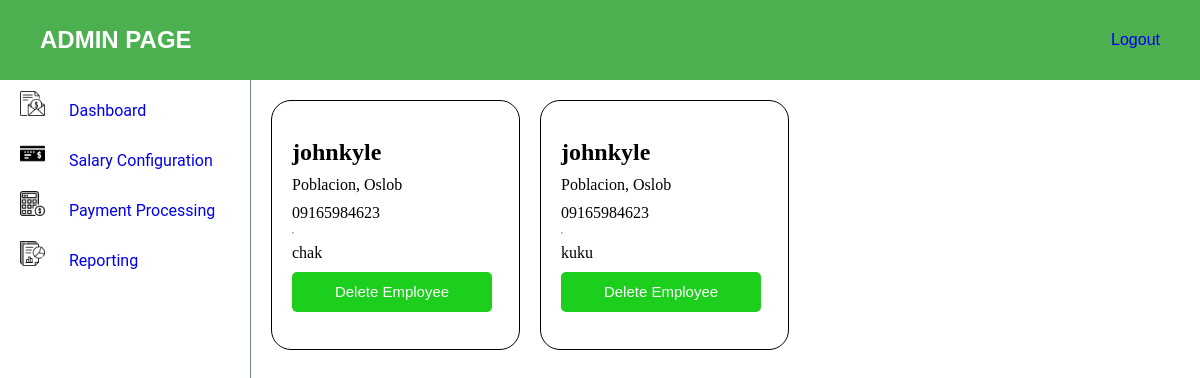
/admin-dashboard, run on an earlier commit of the app's database.
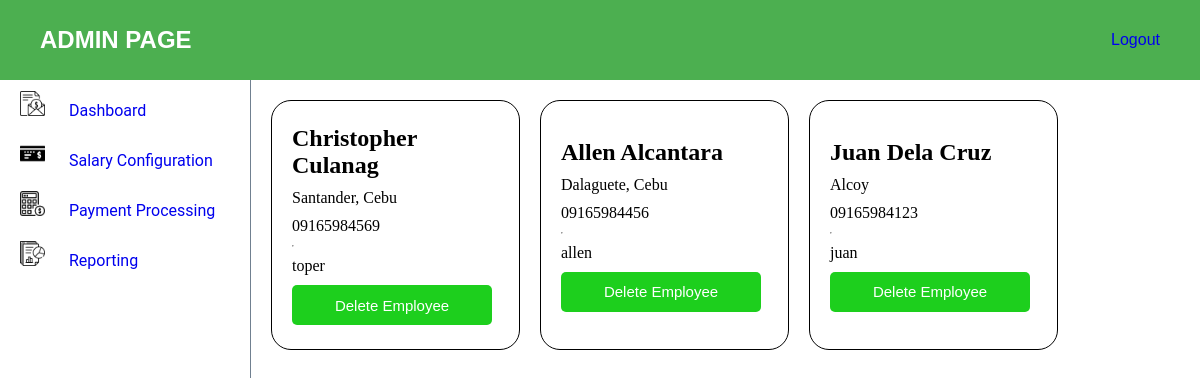
And on a later commit of the database.
### myapp/models.py (models this page shows, shortened)
class Employee(AbstractUser):
    name = models.CharField(max_length=255)
    email = models.EmailField()
    contact = models.CharField(max_length=15)
    address = models.TextField()
    username = models.CharField(max_length=255, unique=True)
    password = models.CharField(max_length=128)
    groups = models.ManyToManyField('auth.Group', related_name='employee_groups', blank=True)
    user_permissions = models.ManyToManyField('auth.Permission', related_name='employee_permissions', blank=True)

### myapp/views.py (the view)
# urls.py: path("admin-dashboard", views.admin_view, name="admin_view"),
def admin_view(request):
    employees = Employee.objects.all()
    return render(request, 'admin-view/admin.html', {
        'employees' : employees
    })

### myapp/templates/admin-view/admin.html (shortened to what this page needs)
{% load static %}
<!DOCTYPE html>
<html lang="en">
<head>
    <link rel="stylesheet" href="{% static 'css/navbar.css' %}">
    <link rel="stylesheet" href="{% static 'css/dashboard.css' %}">
    <link rel="stylesheet" href="{% static 'css/admin.css' %}">
    <link rel="stylesheet" href="{% static 'css/admin-dashboard.css' %}">
</head>
<body>
    <div class="admin-header">
        <h2>ADMIN PAGE</h2>
        <a href="{% url 'user_login' %}">Logout</a>
    </div>
    <div class="page-content">
        <aside class="aside-content">
            <ul class="aside-nav">
                <li class="aside-nav-items"><a href="{% url 'admin_view' %}">
                    <img class="sidenav-logo" src="{% static 'images/salary.png' %}" alt="logo">
                    Dashboard
                </a></li>
                <li class="aside-nav-items"><a href="{% url 'salary_config' %}">
                    <img class="sidenav-logo" src="{% static 'images/bank-check.png' %}" alt="logo">
                    Salary Configuration
                </a></li>
                <li class="aside-nav-items"><a href="{% url 'payment_proc' %}">
                    <img class="sidenav-logo" src="{% static 'images/calculator.png' %}" alt="logo">
                    Payment Processing
                </a></li>
                <li class="aside-nav-items"><a href="{% url 'reporting' %}">
                    <img class="sidenav-logo" src="{% static 'images/report.png' %}" alt="logo">
                    Reporting
                </a></li>
            </ul>
        </aside>
        <section class="admin-content">
            <div class="card-container">
                {% for employee in employees %}
                    <div class="card-content">
                        <h1>{{ employee.name }}</h1>
                        <p>{{ employee.address }}</p>
                        <p>{{ employee.contact }}</p>
                        <hr>
                        <p>{{ employee.username }}</p>
                        <a href="{% url 'delete_employee' username=employee.username %}"><button>Delete Employee</button></a>
                    </div>
                {% endfor %}
            </div>
        </section>
    </div>
</body>
</html>

### myapp/static/css/navbar.css (style rules this page uses)
* { box-sizing: border-box; padding: 0; margin: 0; }
.page-content { height: calc(100vh - 160px); width: 100vw; display: flex; flex-direction: row; }
.aside-content { height: calc(100vh - 80px); width: 250px; }
.aside-nav { display: flex; flex-direction: column; }
.aside-nav-items { list-style-type: none; width: 250px; height: 50px; display: flex; justify-content: flex-start; align-items: center; font-family: 'Roboto', sans-serif; color: black; align-self: flex-start; margin-left: 20px; }
.sidenav-logo { height: 25px; width: 25px; margin-right: 20px; }
a { text-decoration: none; }

### myapp/static/css/admin.css (style rules this page uses)
* { box-sizing: border-box; padding: 0; margin: 0; }
.admin-header { height: 80px; width: 100vw; background-color: #4CAF50; display: flex; justify-content: space-between; align-items: center; padding: 0 40px 0 40px; font-family: 'Popppins', sans-serif; color: white; }
.admin-content { height: calc(100vh - 80px); width: calc(100vw - 250px); border-left: solid 1px; border-color: slategray; overflow-y: auto; scrollbar-width: thin; scrollbar-color: #ccc #f0f0f0; }

### myapp/static/css/admin-dashboard.css (style rules this page uses)
* { box-sizing: border-box; margin: 0; padding: 0; }
.card-container { display: flex; flex-wrap: wrap; padding: 20px; gap: 20px; }
.card-content { height: 250px; width: 249px; border: solid black 1px; border-radius: 20px; display: flex; flex-direction: column; justify-content: center; align-items: flex-start; padding: 20px; gap: 10px; }
.card-content button { height: 40px; width: 200px; background-color: rgb(29, 207, 29); border-radius: 5px; color: white; border: none; cursor: pointer; font-size: 15px; }

What changed in the data, as far as the page shows it:
removed Employee: name "johnkyle", address "Poblacion, Oslob", contact "09165984623", username "chak"
removed Employee: name "johnkyle", address "Poblacion, Oslob", contact "09165984623", username "kuku"
added Employee: name "Christopher Culanag", address "Santander, Cebu", contact "09165984569", username "toper"
added Employee: name "Allen Alcantara", address "Dalaguete, Cebu", contact "09165984456", username "allen"
added Employee: name "Juan Dela Cruz", address "Alcoy", contact "09165984123", username "juan"
